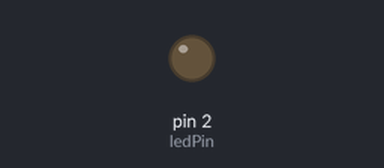
Simulated run of this sketch. Board: Arduino Uno, built with avr-gcc and run on an emulated ATmega328P. Parts: output pins drawn as LEDs (lit = HIGH).

Above: at 0.9 s.
At 6.7 s:
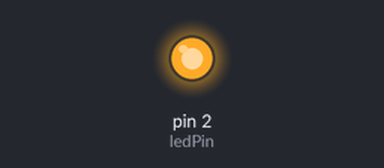
Timing chart, 0 to 8.8 s (numbered marks = the images above):
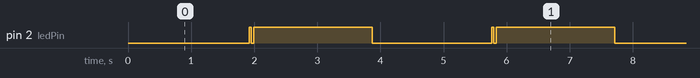

Measured:
- by itself, pin 2 (ledPin): repeats every 3.8 s: LOW 0.04 s, HIGH 1.9 s, LOW 1.9 s, HIGH 0.03 s

The sketch:

on-slow.ino
```cpp
const int ledPin = 2;

void setup() {
  pinMode(ledPin, OUTPUT);
}

void loop() {
  for (int b = 0; b <= 255; ++b) {
    analogWrite(ledPin, b);
    delay(15);
    digitalWrite(ledPin, LOW);   // Turn LED OFF
  }
}
```
